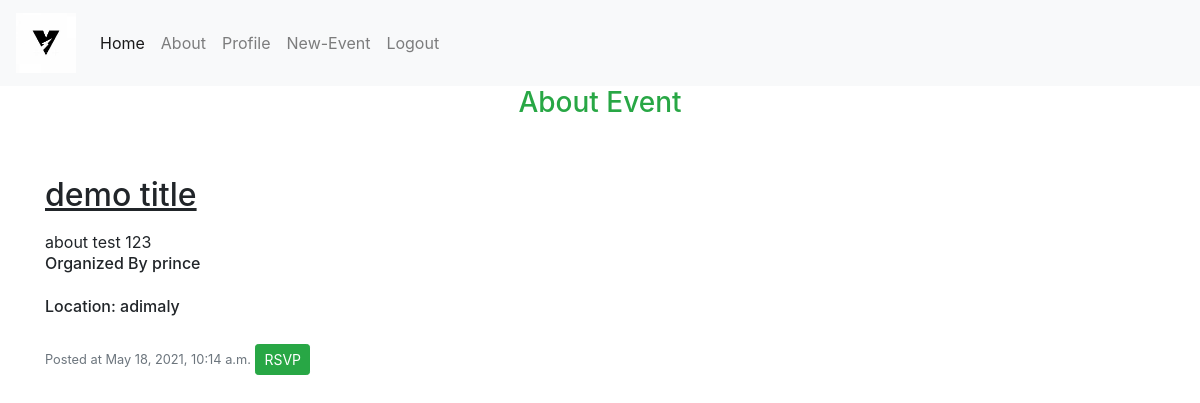
Page /events/1/ (signed in) on the committed database.
### vjc/models.py (models this page shows, shortened)
class Events(models.Model):
    title = models.CharField(max_length=200)
    about_event = models.TextField()
    date_posted = models.DateTimeField(auto_now_add=True)
    organiser = models.ForeignKey(User, on_delete=models.CASCADE)
    invite_link = models.CharField(max_length=200)
    event_loc = models.CharField(max_length=200)

### vjc/views.py (the view)
# urls.py: path('events/<int:pk>/', EventDetailView.as_view(), name ="web_events_detail"),
class EventDetailView(DetailView):
	model = Events

### vjc/templates/vjc/events_detail.html
{% extends 'vjc/shared/base.html'%}
{% block content%}
<div class="container">
<h3 class="text text-success text-center pb-5">About Event</h3>
    {%if user.is_authenticated %}
        <h2 class="text mb-3"><U>{{ object.title}}</U></h2>
        {{ object.about_event }}
        <h6 class="text mb-4">Organized By {{ object.organiser}}</h6>
        <h6 class="text mb-4">Location: {{ object.event_loc }}</h6>
        <small class="text-muted">Posted at {{ object.date_posted}}</small>
        {% if object.organiser == user %}
            <a class="btn btn-secondary btn-sm mt-1 mb-1" href="{% url 'web_events_update' object.id %}">Update</a>
            <a class="btn btn-danger btn-sm mt-1 mb-1" href="{% url 'web_events_delete' object.id %}">Delete</a>
        {% else %}
            <a class="btn btn-success btn-sm mt-1 mb-1" href="{% url 'web_events_rsvp' object.id %}">RSVP</a>
        {% endif%}
    {% endif %}
</div>
{% endblock content%}

### rows in the picture
Events: title "demo title", about_event "about test 123", organiser "prince", event_loc "adimaly", date_posted "May 18, 2021, 10:14 a.m."
